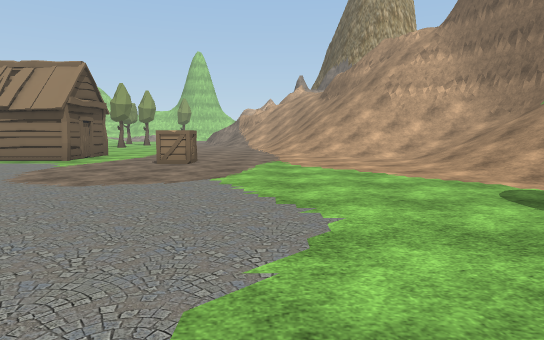
view 1 (above)

24 first-person views from a walk through a Unity game level. The camera is 1.4 m above the floor, tilts 6° down and sees 75° across. The floor is counted in squares, 2 m on a side. Each view is taken from the middle of a square. On the plan, view 1 faces up. The plan holds only what a view shows up to about 11 squares ahead; the rest is blank. The place goes on beyond the plan. The player is left out. Some surface patterns are stand-ins.

view 2
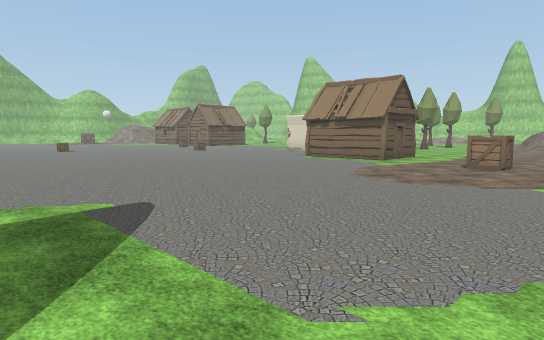

view 3
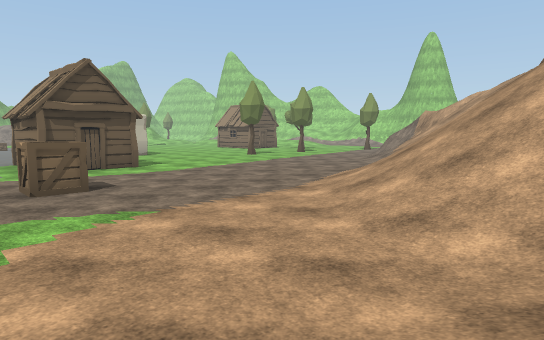

view 4
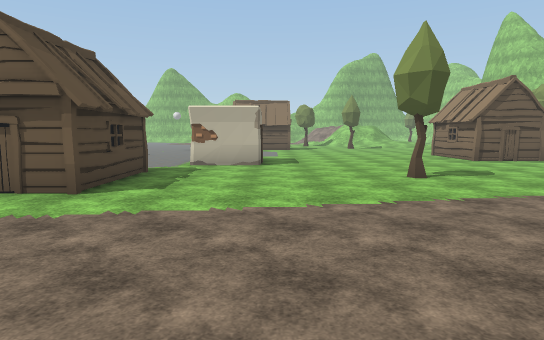

view 5
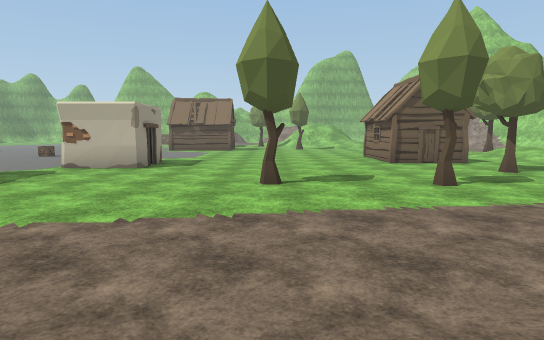

view 6
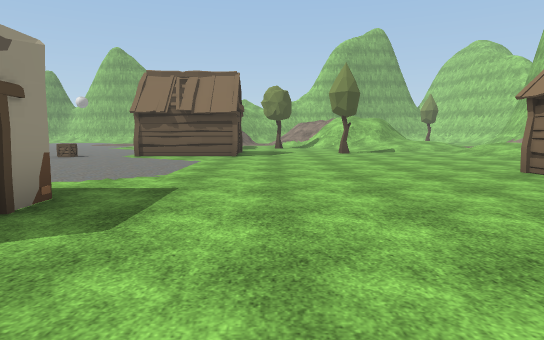

view 7
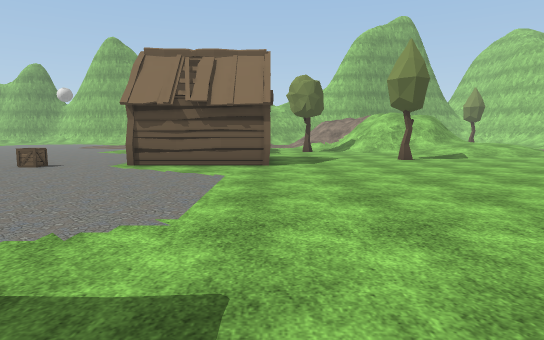

view 8
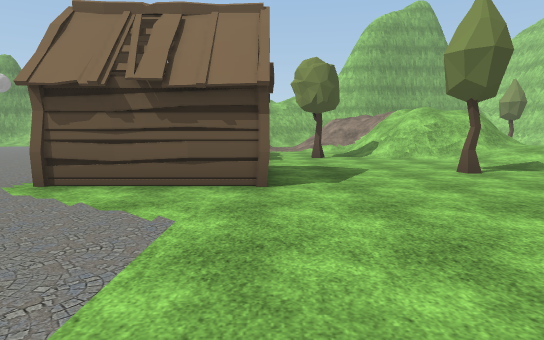

view 9
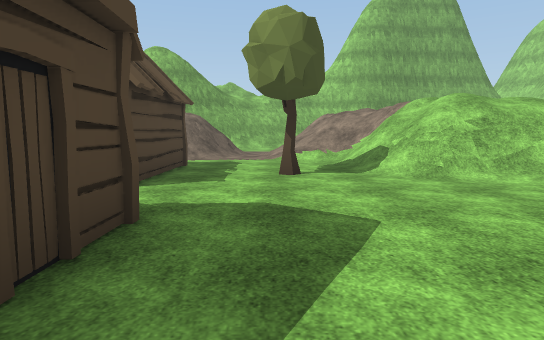

view 10
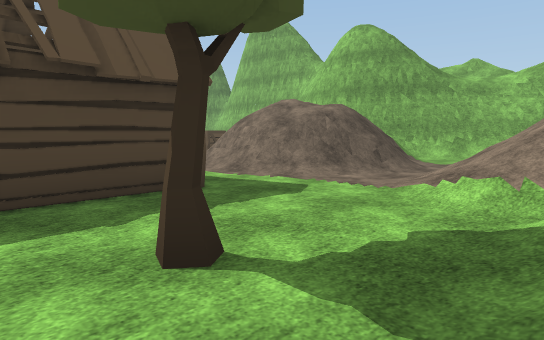

view 11
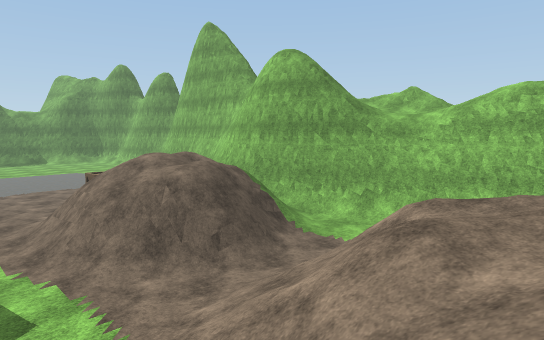

view 12
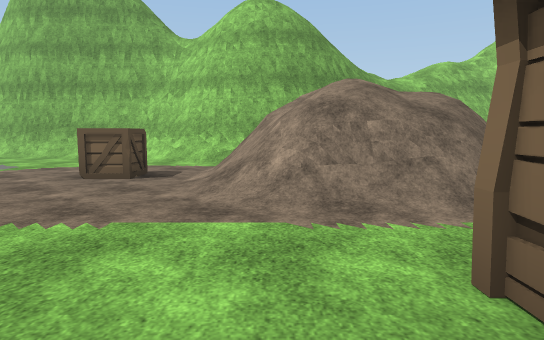

view 13
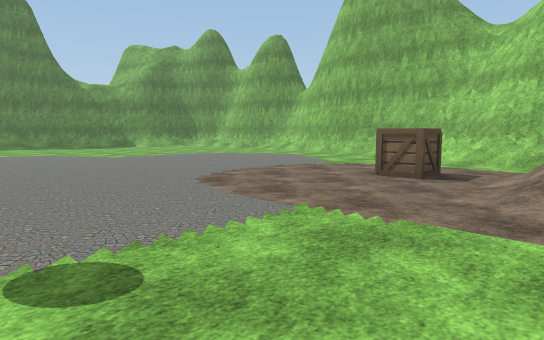

view 14
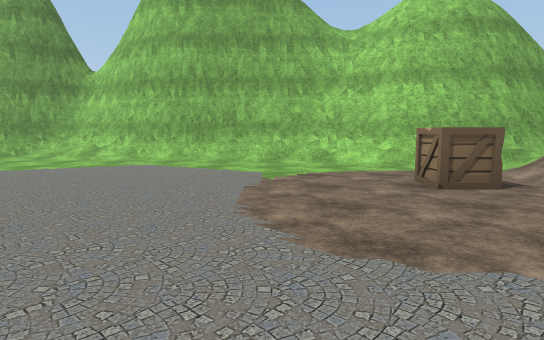

view 15
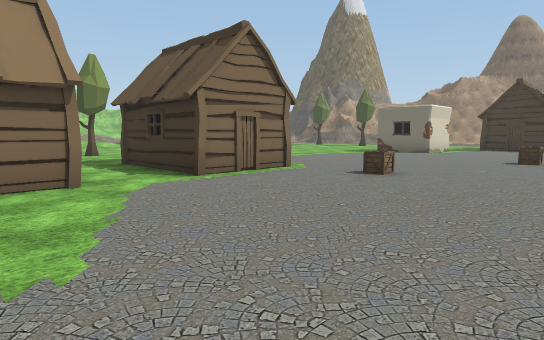

view 16
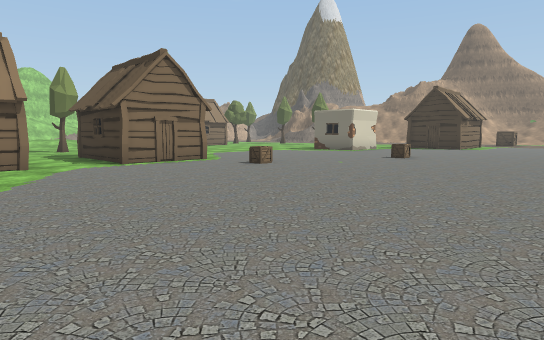

view 17
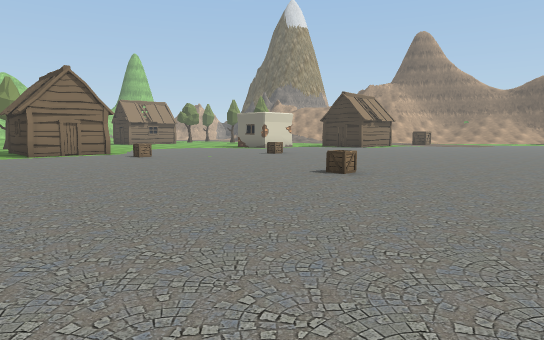

view 18
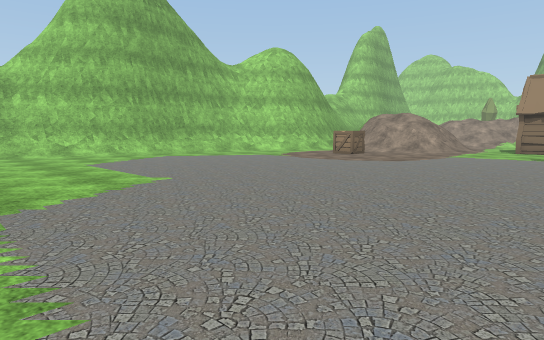

view 19
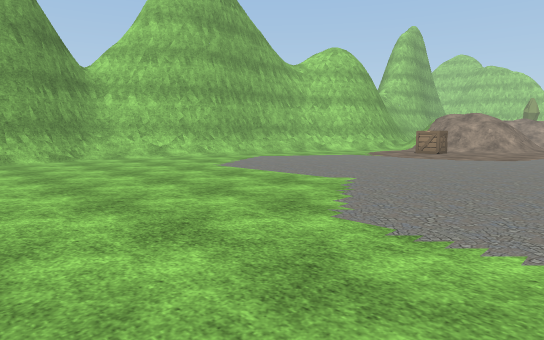

view 20
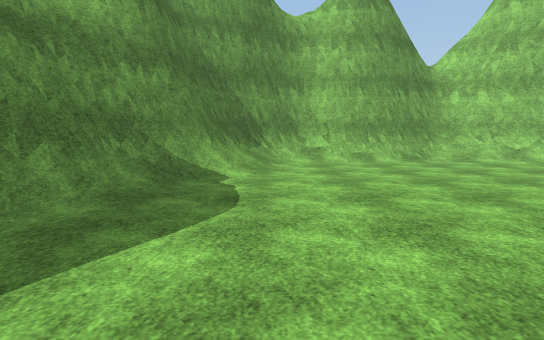

view 21
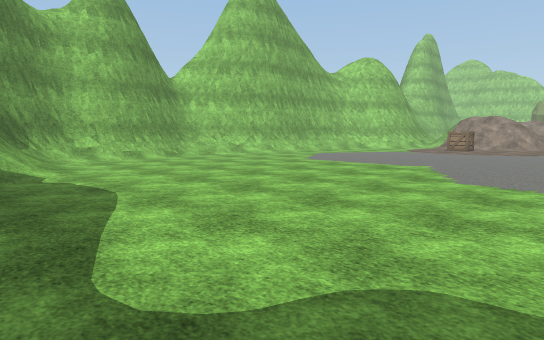

view 22
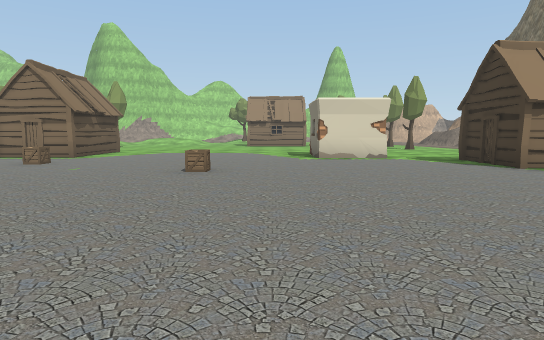

view 23
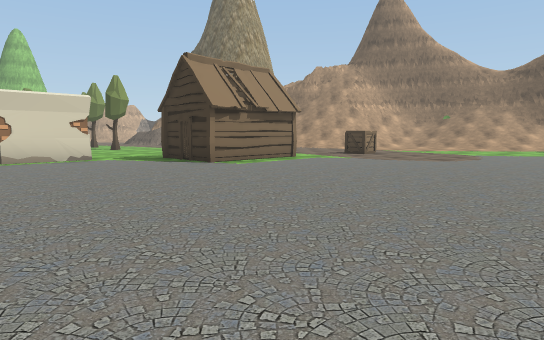

view 24
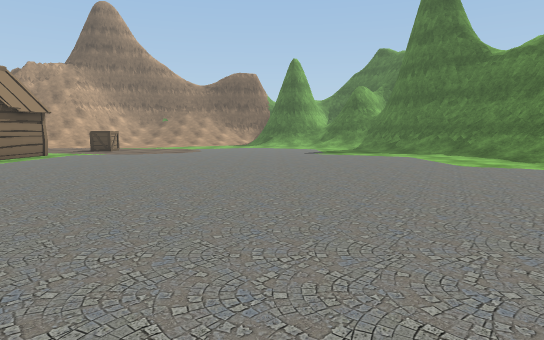

### Floor plan
Key: @ floor where view 1 was taken; # wall or solid block; . main floor; : floor 2.5 m higher than the main floor; + floor 2.75 m higher than the main floor; * floor 3 m higher than the main floor; / step, stairs or slope; = window, fence, low wall or low ledge; H hut; C crate; T tree; O other object.
Columns run from 36 left of view 1 to 7 right of it. Each row starts with its distance up from view 1.
 21            /////......HHH......
 20           /////..............T...
 19       ///////...T................/
 18  #/   ///////...................../
 17  #/    ///...................T....//
 16  ##/..////..T.......................
 15  ##/.///........HH..................
 14   #//////..HHH.. H................../ //
 13   ##//:://.H.H.. H.......##.........////
 12    #//*+//.HHH..HH.......#O.........////
 11    #/ =//...................HHH......//////#
 10    #/////.........C.........H  ......./////#
  9   ##/.................C.....HHHH........///#
  8   #/..C...........................C.....///
  7  ##.....................................///
  6  #/.....................................//
  5  #/...................................../
  4  #/...............C.....................
  3  #/..................................../
  2  #/.................................../
  1 ##....................................
  0 #/................    ..............@
 -1 #/............         ............./
 -2 ##............           .......
 -3 ##..........              ......
 -4 ##/.........               /////
 -5  #//........                 ###
 -6  ###//......
 -7    ###//.../

Positions as (right, up) in squares from view 1, and headings:
1: (0, 0), facing up
2: (0, -1), facing up-left
3: (4, 7), facing up-left
4: (0, 14), facing left
5: (-1, 17), facing left
6: (-8, 16), facing left
7: (-11, 15), facing left
8: (-14, 15), facing left
9: (-18, 16), facing left
10: (-23, 18), facing down-left
11: (-26, 19), facing down-left
12: (-24, 11), facing left
13: (-24, 11), facing down-left
14: (-25, 6), facing left
15: (-24, 7), facing up-right
16: (-24, 4), facing up-right
17: (-23, 0), facing up-right
18: (-23, -2), facing up-left
19: (-25, -4), facing up-left
20: (-26, -5), facing left
21: (-25, -7), facing up-left
22: (-13, 2), facing up
23: (-13, 2), facing up-right
24: (-16, 2), facing right
